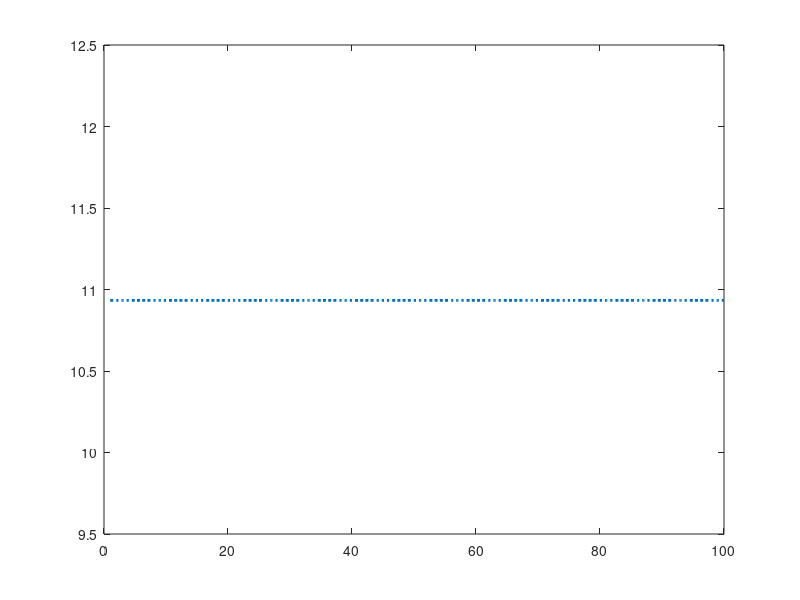

This figure's MATLAB source: (Note: this script raises an error after producing the figure.)
% This is a test "aggregated subsampling" grand mean converges toward mean
% of means.
% The steps for the aggregated subsampling procedure are
% - Generate three blocks, each including a different number of randomly generated
%   values
% - From each block sample (without replacement) a number of values equal
%   to the minimum number of values in any block (i.e., the set of values
%   from the block including the least values is equal to the entire block)
% - Take the grand mean across all values 
% - Repeat this procedure a large number of times, storing the obtained
%   grand mean for each repetition
% - In the end, take the mean across all obtained grand means
%
% The resulting mean of subsampling means after each iteration is compared
% to the simple mean over the three group means (without any iteration or
% subsampling).
% The purpose of both is to include all available values into
% the overall mean to improve the estimate of the overall mean, while
% maintaining a balance between impacts from the different blocks (this is
% supposed to be analogous to using all trials in a condition in the
% complex array task while maintaining balance between balancing
% categories).

% Generate value blocks
blocks{1} = rand(100,1)*50;
blocks{2} = rand(500,1)*1;
blocks{3} = rand(1000,1)*10;

% Simple mean of block means
blockMeans = cellfun(@(curb)  mean(curb),blocks);
simple_meanOfMeans = mean(blockMeans);

% Subsampling   
numSamples = 100;
minCases = min(cellfun(@(curb)  numel(curb),blocks));
subsampledMeanOfMeans = []; curBlockMeans_subsampled = []; convergingOverallMeans = [];
for curSubsample = 1:numSamples
    for i = 1:numel(blocks)
        curb = blocks{i};
        curbNumCases = numel(curb);
        useLindcs = randperm(curbNumCases);
        curBlockMeans_subsampled(i) = mean(curb(useLindcs(1:minCases)));
    end
    subsampledMeanOfMeans(curSubsample) = mean(curBlockMeans_subsampled);   
    convergingOverallMeans(curSubsample) = mean(subsampledMeanOfMeans);
end


tmp1 = plot(ones(1,numSamples)*simple_meanOfMeans,'linewidth',2,'linestyle',':'); hold on;
set(get(get(tmp1,'Annotation'),'LegendInformation'),'IconDisplayStyle','off');
tmp2 = plot(convergingOverallMeans,'color',tmp1.Color);
tmp2.DisplayName = [num2str(numel(blocks{1})) ,' ', num2str(numel(blocks{2})) ,' ', num2str(numel(blocks{3}))];




